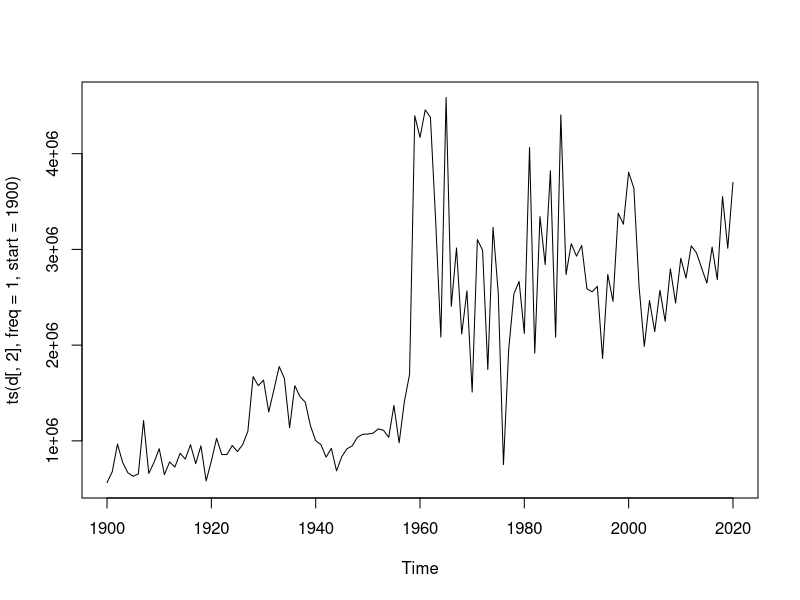
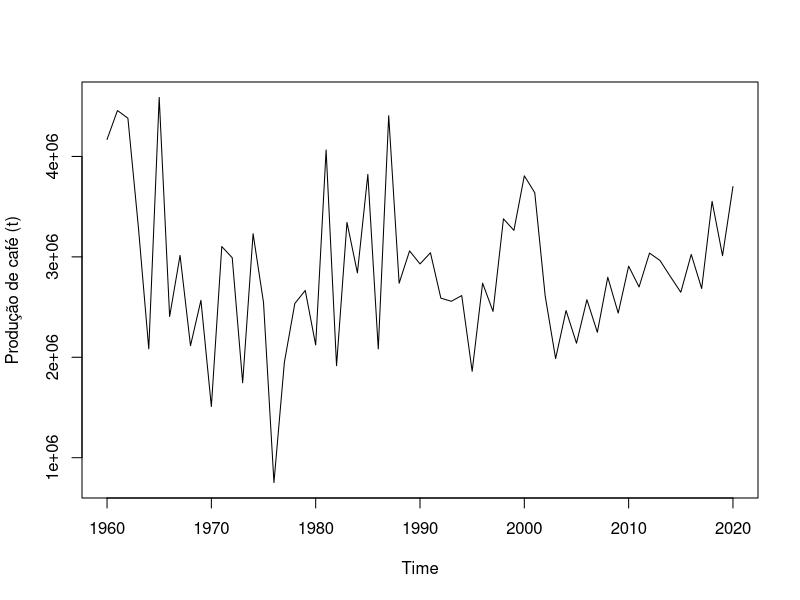

Reproduce these figures in R, in order. (Note: this script raises an error after producing the figures.)
###  Café
d <- read.csv("data/producaocafe.csv",sep=",")
names(d)
ts.plot(ts(d[,2],freq=1, start=1900))

y<- ts(d[61:121,2], freq=1, start=1960)
plot(y, ylab="Produção de café (t)")

(f<- auto.arima(y))
acf(y)

(f<- Arima(y, order=c(5,0,0)))  # AR(5)

acf(f$residuals)
Box.test(f$residuals, lag=15, fitdf=5)   # sobrou autocorrelação
library(car)
qqPlot(f$residuals)

(f2<- Arima(y, order=c(5,0,0), fixed=c(0,NA,0,0,NA,NA)))# zero phi1, phi3, phi4
names(f2)
(Q<--2*(f2$loglik-f$loglik))    # teste de razão de verossimilhanças
1-pchisq(Q,3)

plot(y, ylab="Produção de café (t)")   # parece ok
lines(fitted(f2), col=2)

plot(forecast(f2,5))                   # ih, que horror

y2<- d[104:121,2]                      # série a partir de 2003
ts.plot(y2)
tend<- 0:17
reg<- lm(y2 ~ tend)                    # tendência linear
acf(reg$residuals)

(regar <- Arima(y2, order=c(2,0,0), xreg=tend)) # reg com erro AR(2)
acf(regar$residuals)
ts.plot(y2)
lines(fitted(regar), col=2)

plot(forecast(regar,3,xreg=c(19,20,21)))
plot(forecast(regar,10,xreg=(19:28)))

auto.arima(y2)
(far<- Arima(y2, order=c(1,1,0), include.constant=TRUE) ) 
ts.plot(y2)
lines(fitted(far), col=4)
lines(fitted(regar), col=2)

(far<- Arima(diff(y2), order=c(1,0,0), include.constant=TRUE) )

